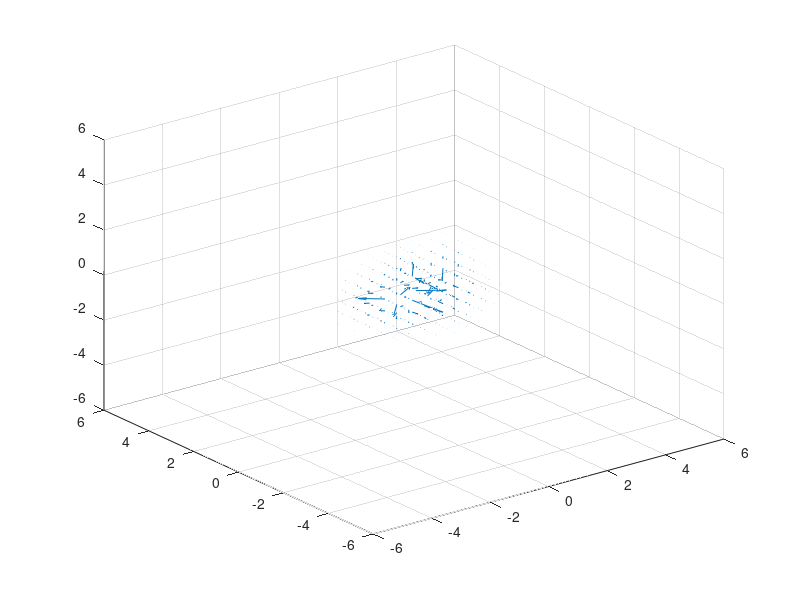

The MATLAB source for this figure:
%%Simulation region
% (a,b) -> range of x values
% (c,d) -> range of y values
% (e,f) -> range of z values
% N -> Number of points in any direction   % h -> grid spacing
clc;
clear all;
close all;
a=-5   ; b=5   ;
c=-5   ; d=5   ;
e=-5; f=5;
N=20 ;
h=(b-a)/N;
eps=8.854E-12;

x = linspace(a,b,N);   % grid points x including boundaries
y = linspace(c,d,N);   % grid points y including boundaries
z=linspace(e,f,N);     % grid points z including boundaries
[X,Y,Z] = meshgrid(x,y,z);      % 2d arrays of x,y values
Y=-Y;
Z=-Z;

%%charge distribution
%Point Charge
% Location of point charge is <qx>, <qy> | Value of charge is <q>   (INPUT)
    
rho=zeros(N,N,N); 
qx=[ -0.5 0.5];     
qy=[ 0 0];
qz=[0 0 ];
q =[1 -1].*(1E-6);

for k=1:length(q)
    qi(k)=(d-qy(k))/h; qi(k)=floor(qi(k))+1;
    qj(k)=(qx(k)-a)/h;  qj(k)= floor(qj(k))+1;
    ql(k)=(f-qz(k))/h; ql(k)=floor(ql(k))+1;
    rho(qi(k),qj(k),ql(k))=rho(qi(k),qj(k),ql(k))+q(k)/h/h;       
end
    

%%Boundary Conditions (dirichlet condition) ->|v <-|^
% V -> Electric Potential 
v=zeros(N,N,N);
 %boundary conditions
v(1, 1:N) = 0;  
v(1:N, N)=  0;
v(N, 1:N)=  0;
v(1:N, 1)=  0;

%%FDM to solve for potential
for iter=1:5
    vi=rho.*(1/6)*(1/eps)*h*h;
for i=2:N-1
    for j=2:N-1
        for k=2:N-1
         vi(i,j,k)=vi(i,j,k)+(1/6)*(v(i-1,j,k)+v(i+1,j,k)+v(i,j-1,k)+v(i,j+1,k)+v(i,j,k-1)+v(i,j,k+1));
        end
    end
end
v=vi;
end

%%Determinint the Electric field intensity

ex=zeros(N,N,N);
ey=zeros(N,N,N);
ez=zeros(N,N,N);

for i=2:N-1
    for j=2:N-1
        for k=2:N-1
        ey(i,j,k)=-(v(i,j,k)-v(i+1,j,k))/h;
        ex(i,j,k)=(v(i,j,k)-v(i,j+1,k))/h;
        ez(i,j,k)=-(v(i,j,k)-v(i,j,k+1))/h;
        end
    end
end

for i=2:N-1
    for j=2:N-1
        for k=2:N-1
        ey(i,j,k)=(ey(i,j+1,k)+ey(i,j,k))/2;
        ex(i,j,k)=(ex(i+1,j,k)+ex(i,j,k))/2;
        ez(i,j,k)=(ez(i,j,k+1)+ez(i,j,k))/2;
        end
    end
end


%Normalising the Electric field
e=zeros(N,N,N);
for i=2:N-1
    for j=2:N-1
        for k=2:N-1
        e(i,j,k)=(ex(i,j,k))^2 + (ey(i,j,k))^2+(ez(i,j,k))^2;
        e(i,j,k)=sqrt(e(i,j,k));
        end
    end
end

for i=2:N-1
    for j=2:N-1
        for j=2:N-1
        if (e(i,j,k)~=0)
            ex(i,j,k)=ex(i,j,k)/e(i,j,k);
            ey(i,j,k)=ey(i,j,k)/e(i,j,k);
            ez(i,j,k)=ez(i,j,k)/e(i,j,k);
        end
        end
    end
end

%%Graphical representation

%scatter3(diag(X(qi,qj,ql))'-h/2,diag(Y(qi,qj,ql))'+h/2,diag(Z(qi,qj,ql))',
%100,'filled');

quiver3(X,Y,Z,ex,ey,ez,'autoscalefactor',2);

